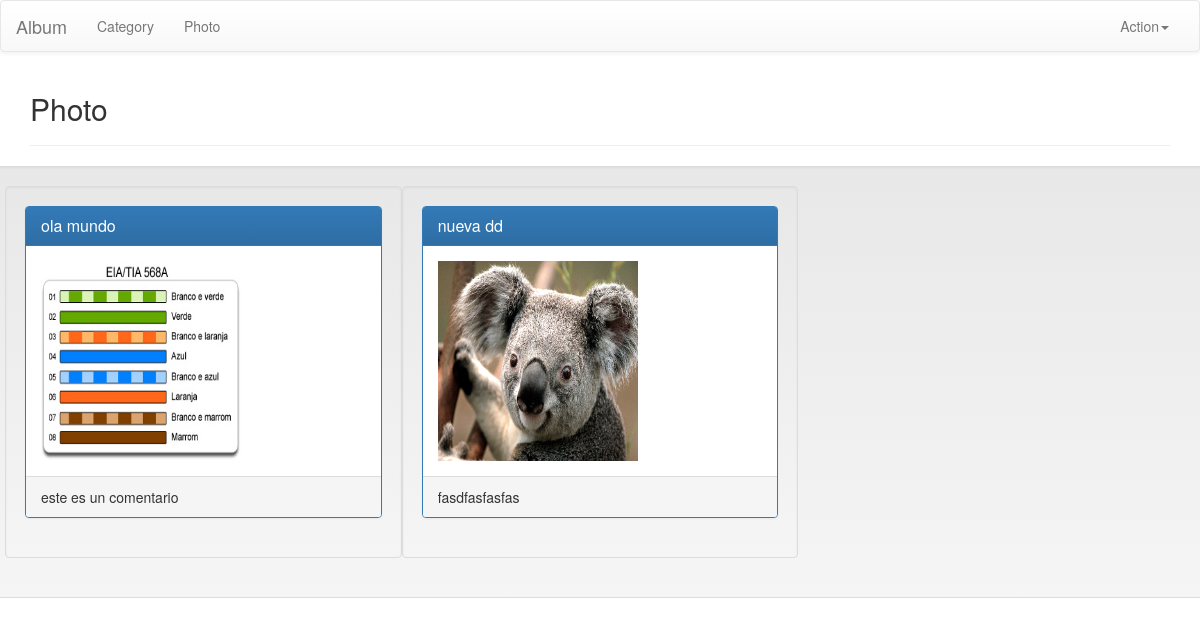
Page /album/photo/ on the earlier database version.
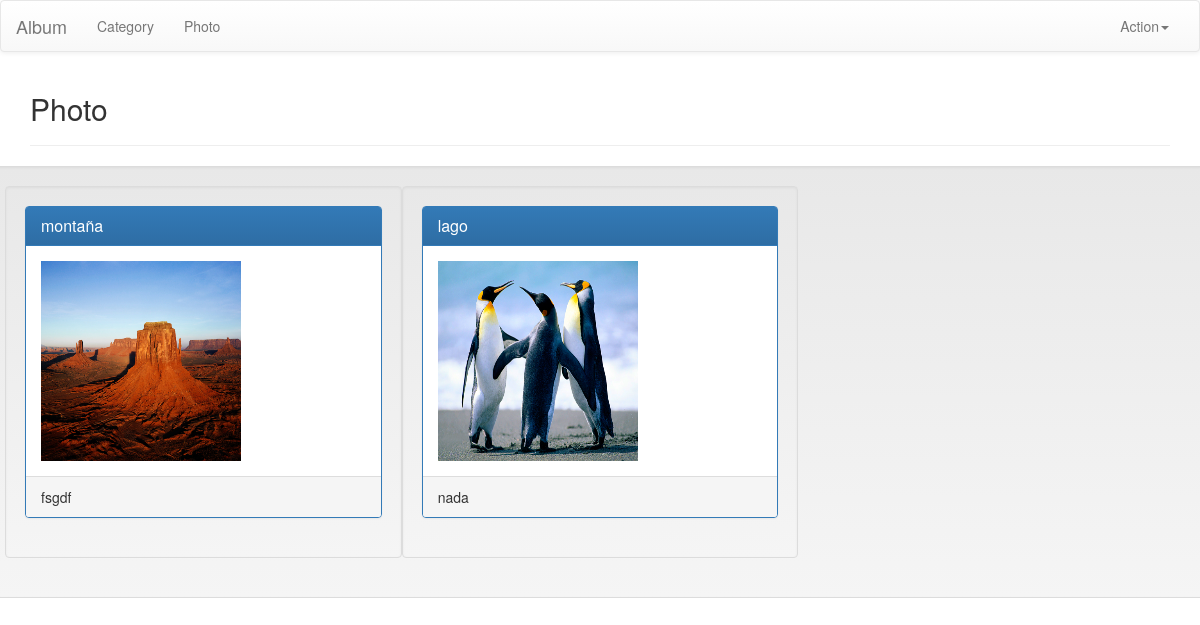
Same page on the later database version.
### album/models.py (models this page shows, shortened)
class Photo(models.Model):
	category=models.ForeignKey(Category,null=True,blank=True)
	title=models.CharField(max_length=50,default='No title')
	photo=models.ImageField(upload_to='photos/')
	pub_date=models.DateField(auto_now_add=True)
	favorite=models.BooleanField(default=False)
	comment=models.CharField(max_length=200,blank=True)

### album/views.py (the view)
class PhotoListView(ListView):
	model=Photo

### album/templates/album/photo_list.html
{% extends 'base.html' %}
{% load static %}
{% block section %}
<h2>Photo</h2>
<hr>
{% endblock section %}
{% block maincontent %}
<div class="row well">
	{% for p in object_list.all %}
	<div class="col-md-4 well">
		<div class="panel panel-primary">
			<div class="panel-heading">
				<h3 class="panel-title">{{ p.title }}</h3>
			</div>
			<div class="panel-body">
               <a href="{% url 'photo-detail' p.id %}">
					<img src="{% static p.photo.url %}" style="width:200px;height:200px;"/>
				</a>
			</div>
			<div class="panel-footer">
				{% if p.comment %}
				   {{ p.comment }}
				{% else %}
				    <a href="{% url 'photo-update' p.id %}">edit comments</a>
				{% endif %}
			</div>
		</div>
	</div>
	{% endfor %}
</div>
{% endblock maincontent %}

### templates/base.html (shortened to what this page needs)
<!DOCTYPE html>
<html>
<head lang="en" >
<link rel="stylesheet" href="https://maxcdn.bootstrapcdn.com/bootstrap/3.3.1/css/bootstrap.min.css" >
<link rel="stylesheet" href="https://maxcdn.bootstrapcdn.com/bootstrap/3.3.1/css/bootstrap-theme.min.css" >
</head>
<body>
<nav class="navbar navbar-default">
    <div class="container-fluid">
        <div class="navbar-header" >
            <a  class="navbar-brand" href="{% url 'category-list' %}">Album</a>
        </div>
        <div class="collapse navbar-collapse" id="bs-example-navbar-collapse-1" >
            <ul class="nav navbar-nav">
            <li><a href="{% url 'category-list' %}">Category<span class="sr-only" >(current)</span></a></li>
                <li><a href="{% url 'photo-list' %}">Photo</a></li>
            </ul>
            <ul class="nav navbar-nav navbar-right">
                <li class="dropdown">
                    <a href="#" class="dropdown-toggle" data-toggle="dropdown" role="button" aria-expanded="false">Action<span class="caret"></span>
                    </a>
                </li>
            </ul>
        </div>
    </div>
</nav>
<div class='container'>
{% block section %}
{% endblock section %}
</div>
<div clas='container'>
{% block maincontent %}
{% endblock maincontent %}
</div>
</body>
</html>

Differences in the rows shown:
removed Photo: title "ola mundo", photo (picture), comment "este es un comentario"
removed Photo: title "nueva dd", photo (picture), comment "fasdfasfasfas"
added Photo: title "montaña", photo (picture), comment "fsgdf"
added Photo: title "lago", photo (picture), comment "nada"
